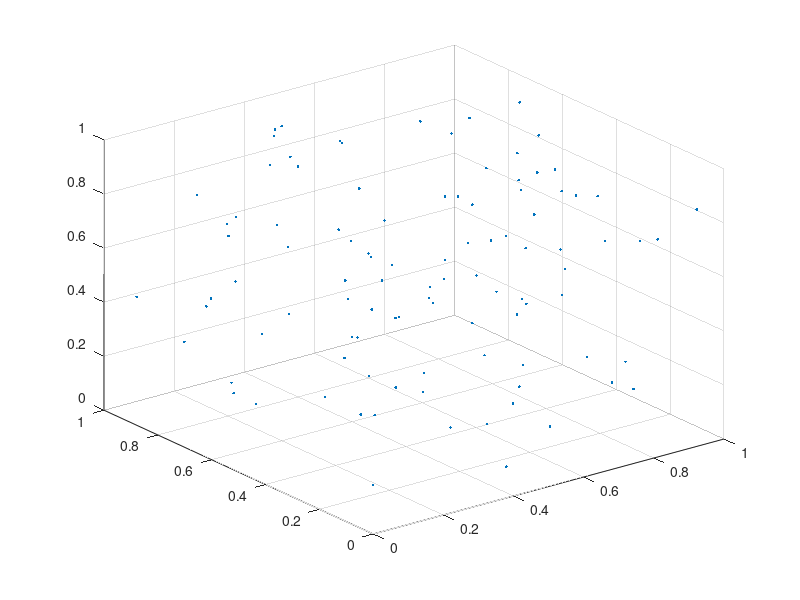

MATLAB code for this plot: (Note: this script raises an error after producing the figure.)
n = 100;
d = 3;
X = rand(n,2*d);    % half the state is the position, half the state is the component velocity

for t=1:100
    % Draw positions
    scatter3(X(:,1), X(:,2), X(:,3),'.')
    %xlim([-10, 10]);
    %ylim([-10, 10]);
    pause(0.1)
    % Update positions
    X = updatePosition(X);
end

%% Functions

function Xnew = updatePosition(X)
    d = size(X,2)/2;
    Xnew = X;
    for i=1:size(X,1)
        % Center of Mass
        v1 = centerOfMass(X, i, 100);
        % Similarity
        v2 = noCollisions(X, i, 0.1);
        % Match velocity
        v3 = matchVelocity(X, i, 100);
        v = v1 + v2 + v3;
        % v = v1 + v2;
        Xnew(i,d+1:end) = v + X(i,d+1:end);
        Xnew(i,1:d) = Xnew(i,1:d) + Xnew(i,d+1:end);
    end
end

function dv = centerOfMass(X, i, factor)
    d = size(X,2)/2;
    CM = sum(X(1:d),1)/size(X,1);
    dv = (CM - X(i,1:d)) / factor;
end

function dv = noCollisions(X, i, tol)
    d = size(X,2)/2;
    dv = zeros(1, d);
    for j=1:size(X,1)
        if i ~= j && norm(X(i,1:d) - X(j,1:d), 2) < tol
            dv = dv - (X(j,1:d) - X(i,1:d));
        end
    end
end

function dv = matchVelocity(X, i, factor)
    d = size(X,2)/2;
    MV = (sum(X(:,d+1:end),1) - X(i,d+1:end))/(size(X,1) - 1);
    dv = (MV - X(i,d+1:end)) / factor;
end

